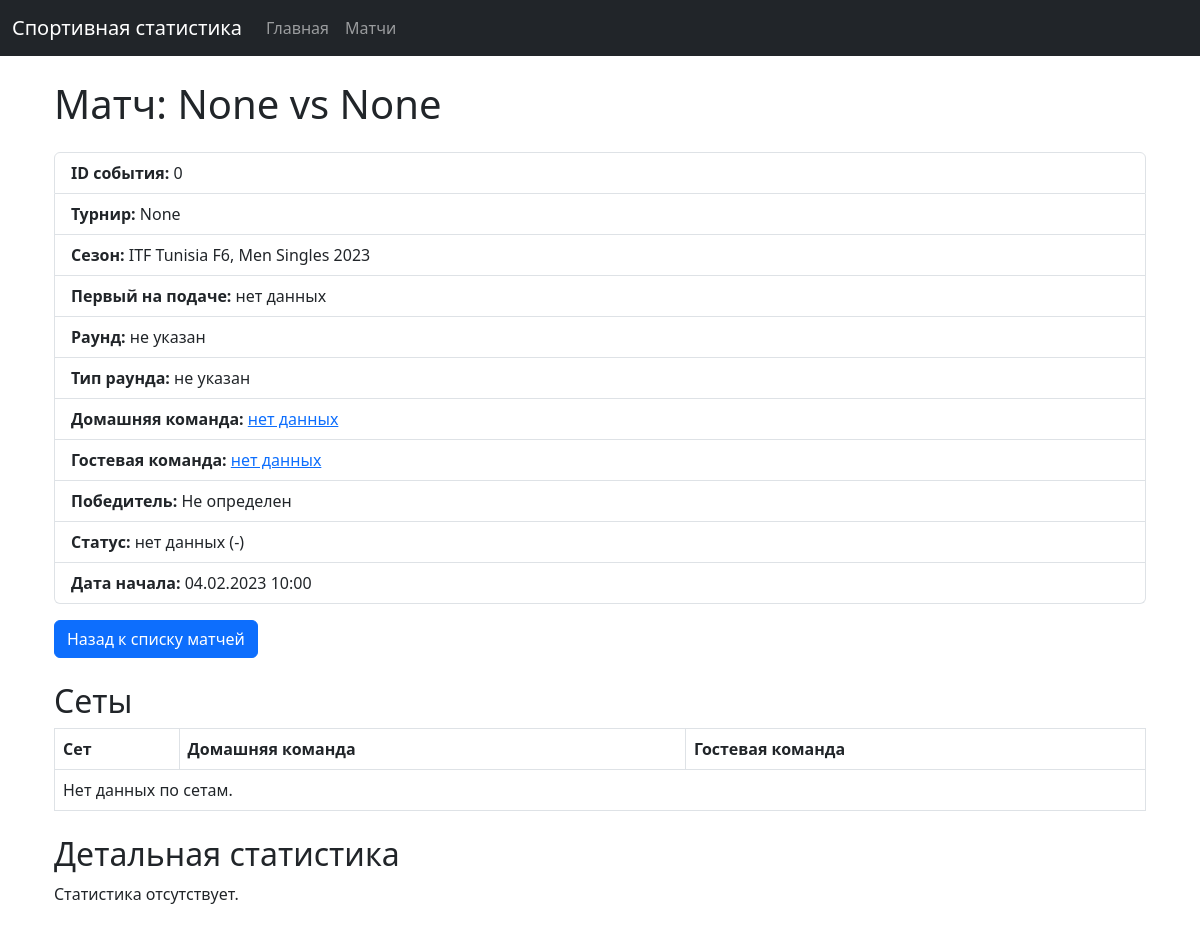
The page /matches/364/ on the database its author committed.
### sportApp/models.py (models this page shows, shortened)
class Match(models.Model):
    event_id = models.IntegerField(unique=True, default=0)
    tournament = models.ForeignKey(Tournament, on_delete=models.PROTECT, null=True, blank=True)
    firstToServe = models.IntegerField(null=True, blank=True)
    roundName = models.CharField(max_length=255, null=True, blank=True)
    roundType = models.IntegerField(null=True, blank=True)
    season = models.ForeignKey(Season, on_delete=models.PROTECT, null=True, blank=True)
    home_team = models.ForeignKey(Team, on_delete=models.PROTECT, related_name='matches_home', null=True, blank=True)
    away_team = models.ForeignKey(Team, on_delete=models.PROTECT, related_name='matches_away', null=True, blank=True)
    winner_code = models.PositiveSmallIntegerField(null=True, blank=True)  # 1 (home), 2 (away)
    status_code = models.PositiveSmallIntegerField(null=True, blank=True)  # API status code (100 = ended)
    status_description = models.CharField(max_length=255, null=True, blank=True)
    start_timestamp = models.DateTimeField(null=True, blank=True)  # Можно преобразовать из unix timestamp

class Season(models.Model):
    name = models.CharField(max_length=255)  # "Davis Cup 2023"
    year = models.CharField(max_length=10, null=True, blank=True)
    api_id = models.IntegerField(unique=True, null=True, blank=True)
    def __str__(self):
        return self.name

### sportApp/views_scripts/models_views.py (the view, shortened to what this page needs)
# urls.py: path('matches/<int:match_id>/', match_detail, name='match_detail'),
def match_detail(request, match_id):
    match = get_object_or_404(Match, id=match_id)
    stats_qs = match.statistics.all()
    grouped = {}
    statistics_data = []
    return render(request, 'pages/match_detail.html', {
        'match': match,
        'statistics_data': statistics_data
    })

### templates/pages/match_detail.html
{% extends 'widgets/base.html' %}
{% load static %}
{% block content %}
<div class="container my-4">
    <h1 class="mb-4">Матч: {{ match.home_team }} vs {{ match.away_team }}</h1>
    <ul class="list-group mb-3">
        <li class="list-group-item"><strong>ID события:</strong> {{ match.event_id }}</li>
        <li class="list-group-item"><strong>Турнир:</strong> {{ match.tournament }}</li>
        <li class="list-group-item"><strong>Сезон:</strong> {{ match.season }}</li>
        <li class="list-group-item"><strong>Первый на подаче:</strong> {{ match.firstToServe|default:"нет данных" }}</li>
        <li class="list-group-item"><strong>Раунд:</strong> {{ match.roundName|default:"не указан" }}</li>
        <li class="list-group-item"><strong>Тип раунда:</strong> {{ match.roundType|default:"не указан" }}</li>
        <li class="list-group-item"><strong> Домашняя команда:</strong> <a href="{% url 'team_detail' match.home_team.id %}"> {{ match.home_team|default:"нет данных" }}</a></li>
        <li class="list-group-item"><strong> Гостевая команда:</strong> <a href="{% url 'team_detail' match.away_team.id %}"> {{ match.away_team|default:"нет данных" }}</a></li>
        <li class="list-group-item">
            <strong>Победитель:</strong>
            {% if match.winner_code == 1 %}
                {{ match.home_team }}
            {% elif match.winner_code == 2 %}
                {{ match.away_team }}
            {% else %}
                Не определен
            {% endif %}
        </li>
        <li class="list-group-item">
            <strong>Статус:</strong> {{ match.status_description|default:"нет данных" }} ({{ match.status_code|default:"-" }})
        </li>
        <li class="list-group-item">
            <strong>Дата начала:</strong> {{ match.start_timestamp|date:"d.m.Y H:i" }}
        </li>
    </ul>
    <a href="{% url 'match_list' %}" class="btn btn-primary mb-4">Назад к списку матчей</a>
    <h2>Сеты</h2>
    <table class="table table-bordered mb-4">
        <thead>
            <tr>
                <th>Сет</th>
                <th>Домашняя команда</th>
                <th>Гостевая команда</th>
            </tr>
        </thead>
        <tbody>
            {% for set in match.sets.all %}
                <tr>
                    <td>{{ set.set_number }}</td>
                    <td>{{ set.home_score }}</td>
                    <td>{{ set.away_score }}</td>
                </tr>
            {% empty %}
                <tr>
                    <td colspan="3">Нет данных по сетам.</td>
                </tr>
            {% endfor %}
        </tbody>
    </table>
    <h2>Детальная статистика</h2>
    {% if statistics_data %}
        {% for period in statistics_data %}
            <h3>Период: {{ period.period }}</h3>
            {% for group in period.groups %}
                <h4>{{ group.groupName }}</h4>
                <table class="table table-sm table-bordered mb-3">
                    <thead>
                        <tr>
                            <th>Статистика</th>
                            <th>Домашняя команда</th>
                            <th>Гостевая команда</th>
                        </tr>
                    </thead>
                    <tbody>
                        {% for stat in group.statisticsItems %}
                            <tr>
                                <td>{{ stat.name }}</td>
                                <td>
                                    {% if stat.home_total %}
                                        {{ stat.home_value }} / {{ stat.home_total }} ({{ stat.home_percent }})
                                    {% else %}
                                        {{ stat.home_value }}
                                    {% endif %}
                                </td>
                                <td>
                                    {% if stat.away_total %}
                                        {{ stat.away_value }} / {{ stat.away_total }} ({{ stat.away_percent }})
                                    {% else %}
                                        {{ stat.away_value }}
                                    {% endif %}
                                </td>
                            </tr>
                        {% endfor %}
                    </tbody>
                </table>
            {% endfor %}
        {% endfor %}
    {% else %}
        <p>Статистика отсутствует.</p>
    {% endif %}
</div>
{% endblock %}

### rows shown on the page
Match: home_team "None", away_team "None", event_id "0", tournament "None", season "ITF Tunisia F6, Men Singles 2023", firstToServe "нет данных", roundName "не указан", roundType "не указан", home_team "нет данных", away_team "нет данных", status_description "нет данных", status_code "-", start_timestamp "04.02.2023 10:00"
